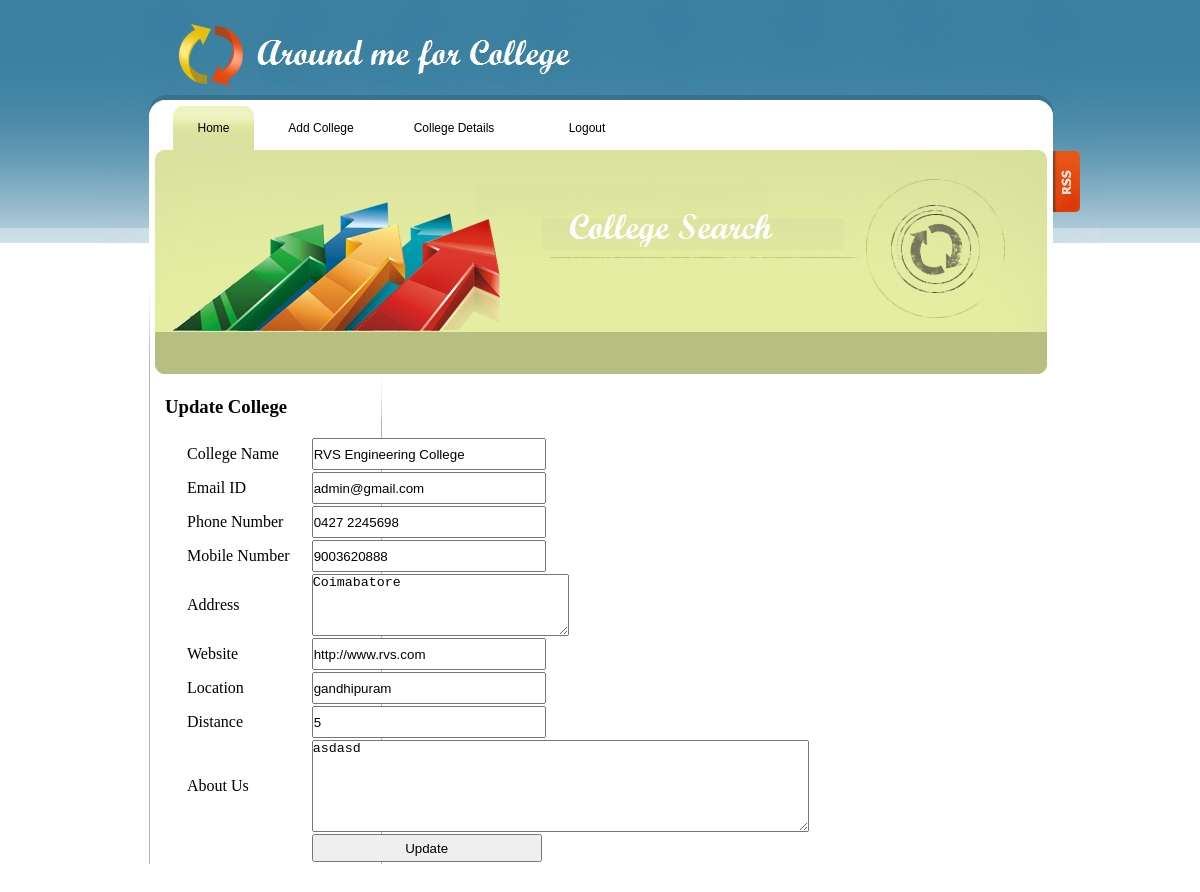
The app's page /upcollege.php?cid=1 with its own data.
### tables this page shows
CREATE TABLE `college` (
  `cid` int(5) NOT NULL auto_increment,
  `college` varchar(50) default NULL,
  `email` varchar(50) default NULL,
  `phone` varchar(30) default NULL,
  `mobile` varchar(30) default NULL,
  `address` varchar(200) default NULL,
  `website` varchar(50) default NULL,
  `about` varchar(1000) default NULL,
  `district` varchar(50) default NULL,
  `status` varchar(10) default NULL,
  `uid` int(5) default NULL,
  `city` varchar(50) default NULL,
  `distance` varchar(5) default NULL,
  `location` varchar(30) default NULL,
  `cate` varchar(50) default NULL,
  `cate_search` varchar(70) default NULL,
  PRIMARY KEY  (`cid`)
);

### upcollege.php (the view, shortened to what this page needs)
<?php
	$cid=intval($_GET['cid']);
?>
<!DOCTYPE HTML PUBLIC "-//W3C//DTD HTML 4.01 Transitional//EN"
"http://www.w3.org/TR/html4/loose.dtd">
<html>
<head>
<link rel="stylesheet" type="text/css" href="style.css" />
</head>
<body>
	<div id="site">
		<div id="wrapper">
			<div id="header">
				<?php
				include('uheader.php');
				?>
			</div>
			<div id="content">
			<h3>Update College</h3><br/>
				<form action="process.php" method="post" class="login">
					<table>
						<?php
						$sql="select * from college where cid='$cid'";
						$result=mysql_query($sql);
						while($row=mysql_fetch_assoc($result))
						{
						?>
						<tr>
									<td>College Name</td>
									<td><input type="text" name="college" value="<?php echo $row['college'] ?>" required=""/></td>
						</tr>
						<tr>
									<td>Email ID</td>
									<td><input type="text" name="email" value="<?php echo $row['email'] ?>" required=""/></td>
						</tr>
						<tr>
									<td>Phone Number</td>
									<td><input type="text" name="phone" value="<?php echo $row['phone'] ?>" required=""/></td>
						</tr>
						<tr>
									<td>Mobile Number</td>
									<td><input type="text" name="mobile" value="<?php echo $row['mobile'] ?>" required=""/></td>
						</tr>
						<tr>
									<td>Address</td>
									<td><textarea cols="30" rows="4"  name="address"><?php echo $row['address'] ?></textarea></td>
						</tr>
						<tr>
									<td>Website</td>
									<td><input type="text" name="website" value="<?php echo $row['website'] ?>" placeholder="http://www.example.com" required=""/></td>
						</tr>
						<tr>
									<td>Location</td>
									<td><input type="text" name="location" value="<?php echo $row['location'] ?>" required=""/></td>
						</tr>
						<tr>
									<td>Distance</td>
									<td><input type="text" name="distance" value="<?php echo $row['distance'] ?>" required=""/></td>
						</tr>
						<tr>
									<td>About Us</td>
									<td><textarea cols="60" rows="6" name="about"><?php echo $row['about'] ?></textarea></td>
						</tr>
						<tr>
							<td></td>
							<td><input type="submit" name="clgaddup" value="Update"/></td>
						</tr>
						<?php
						}
						?>
					</table>
				</form>
			</div>
		</div>
	</div>
</body>
</html>

### style.css (style rules this page uses)
* { margin:0px; padding:0px; }
html { width:100%; height:100%; background-image:url(images/top_bg.gif); background-position:top left; background-repeat:repeat-x }
body { width:100%; height:100%; background-image:url(images/bot_bg.gif); background-position:bottom left; background-repeat:repeat-x; position:relative; }
html > body { min-height:100%; height:auto; }
#site { width:1000px; overflow:hidden; margin:0 auto; padding:0 0 146px 0 }
#wrapper { width:1000px; overflow:hidden; margin:0 auto; background-image:url(images/bg.gif); background-position:top left; background-repeat:repeat-y; }
#header { background-image:url(images/top_img.jpg); background-position:top left; background-repeat:no-repeat; width:1000px; height:374px; }
#content { background-image:url(images/content_bg.gif); background-position:top left; background-repeat:no-repeat; padding:22px 0 0 65px; overflow:hidden; width:1000px; }
.login table tr { padding-top: 20px; }
.login table tr td { padding-left: 20px; }
.login table tr td input { width: 230px; height: 28px; }

### records on screen
college: college "RVS Engineering College", email "admin@gmail.com", phone "0427 2245698", mobile "9003620888", address "Coimabatore", website "http://www.rvs.com", location "gandhipuram", distance "5", about "asdasd"
